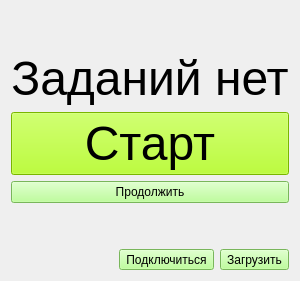
      <widget class="QWidget" name="start_pg">
       <layout class="QVBoxLayout" name="verticalLayout_3">
        <item>
         <spacer name="start_tspc">
          <property name="orientation">
           <enum>Qt::Vertical</enum>
          </property>
          <property name="sizeHint" stdset="0">
           <size>
            <width>20</width>
            <height>40</height>
           </size>
          </property>
         </spacer>
        </item>
        <item>
         <widget class="QLabel" name="start_message_ls">
          <property name="font">
           <font>
            <pointsize>36</pointsize>
           </font>
          </property>
          <property name="text">
           <string>Заданий нет</string>
          </property>
          <property name="alignment">
           <set>Qt::AlignCenter</set>
          </property>
         </widget>
        </item>
        <item>
         <widget class="QPushButton" name="start_start_btn">
          <property name="enabled">
           <bool>true</bool>
          </property>
          <property name="sizePolicy">
           <sizepolicy hsizetype="Minimum" vsizetype="Expanding">
            <horstretch>0</horstretch>
            <verstretch>0</verstretch>
           </sizepolicy>
          </property>
          <property name="baseSize">
           <size>
            <width>0</width>
            <height>0</height>
           </size>
          </property>
          <property name="font">
           <font>
            <pointsize>36</pointsize>
           </font>
          </property>
          <property name="styleSheet">
           <string notr="true">QPushButton {
	background-color: rgb(170, 255, 0);
}</string>
          </property>
          <property name="text">
           <string>Старт</string>
          </property>
          <property name="flat">
           <bool>false</bool>
          </property>
         </widget>
        </item>
        <item>
         <widget class="QPushButton" name="start_continue_btn">
          <property name="styleSheet">
           <string notr="true">QPushButton {
	background-color: rgb(170, 255, 127);
}</string>
          </property>
          <property name="text">
           <string>Продолжить</string>
          </property>
         </widget>
        </item>
        <item>
         <spacer name="start_bspc">
          <property name="orientation">
           <enum>Qt::Vertical</enum>
          </property>
          <property name="sizeHint" stdset="0">
           <size>
            <width>20</width>
            <height>40</height>
           </size>
          </property>
         </spacer>
        </item>
        <item>
         <layout class="QHBoxLayout" name="horizontalLayout">
          <item>
           <spacer name="horizontalSpacer">
            <property name="orientation">
             <enum>Qt::Horizontal</enum>
            </property>
            <property name="sizeHint" stdset="0">
             <size>
              <width>40</width>
              <height>20</height>
             </size>
            </property>
           </spacer>
          </item>
          <item>
           <widget class="QToolButton" name="start_connect_btn">
            <property name="styleSheet">
             <string notr="true">QToolButton {
	background-color: rgb(170, 255, 127);
}</string>
            </property>
            <property name="text">
             <string>Подключиться</string>
            </property>
           </widget>
          </item>
          <item alignment="Qt::AlignRight">
           <widget class="QToolButton" name="start_load_btn">
            <property name="styleSheet">
             <string notr="true">QToolButton {
	background-color: rgb(170, 255, 127);
}</string>
            </property>
            <property name="text">
             <string>Загрузить</string>
            </property>
            <property name="toolButtonStyle">
             <enum>Qt::ToolButtonTextOnly</enum>
            </property>
           </widget>
          </item>
         </layout>
        </item>
       </layout>
      </widget>
